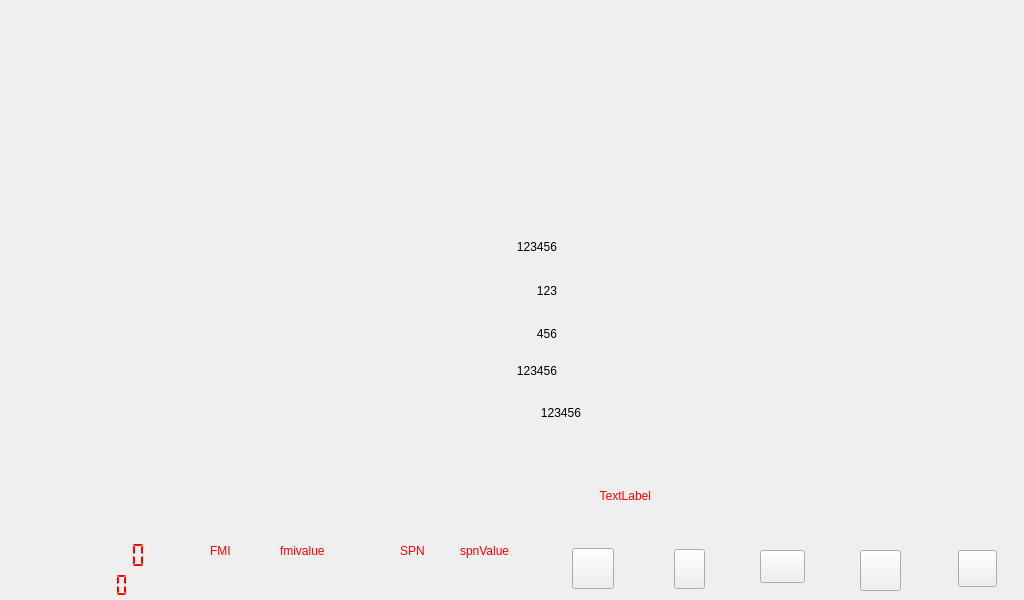
<?xml version="1.0" encoding="UTF-8"?>
<ui version="4.0">
 <class>Widget</class>
 <widget class="QWidget" name="Widget">
  <property name="geometry">
   <rect>
    <x>0</x>
    <y>0</y>
    <width>1024</width>
    <height>600</height>
   </rect>
  </property>
  <property name="windowTitle">
   <string>Widget</string>
  </property>
  <widget class="QPushButton" name="ptn_back">
   <property name="geometry">
    <rect>
     <x>760</x>
     <y>550</y>
     <width>45</width>
     <height>33</height>
    </rect>
   </property>
   <property name="styleSheet">
    <string notr="true">border-image: url(:/new/prefix1/imagejy/qihuan.png);</string>
   </property>
   <property name="text">
    <string/>
   </property>
  </widget>
  <widget class="QPushButton" name="pushButton_timesetup">
   <property name="geometry">
    <rect>
     <x>860</x>
     <y>550</y>
     <width>41</width>
     <height>41</height>
    </rect>
   </property>
   <property name="styleSheet">
    <string notr="true">border-image: url(:/new/prefix1/imagejy/setup.png);</string>
   </property>
   <property name="text">
    <string/>
   </property>
  </widget>
  <widget class="QPushButton" name="pushButton_timesetup_2">
   <property name="geometry">
    <rect>
     <x>674</x>
     <y>549</y>
     <width>31</width>
     <height>40</height>
    </rect>
   </property>
   <property name="styleSheet">
    <string notr="true">border-image: url(:/new/prefix1/imagejy/zw/tp.png);</string>
   </property>
   <property name="text">
    <string/>
   </property>
  </widget>
  <widget class="QPushButton" name="pushButton_timesetup_3">
   <property name="geometry">
    <rect>
     <x>958</x>
     <y>550</y>
     <width>39</width>
     <height>37</height>
    </rect>
   </property>
   <property name="styleSheet">
    <string notr="true">border-image: url(:/new/prefix1/imagejy/laba.png);
</string>
   </property>
   <property name="text">
    <string/>
   </property>
  </widget>
  <widget class="QLabel" name="label">
   <property name="geometry">
    <rect>
     <x>453</x>
     <y>226</y>
     <width>104</width>
     <height>42</height>
    </rect>
   </property>
   <property name="styleSheet">
    <string notr="true">font: 22pt &quot;Ubuntu&quot;;</string>
   </property>
   <property name="text">
    <string>123456</string>
   </property>
   <property name="textFormat">
    <enum>Qt::AutoText</enum>
   </property>
   <property name="alignment">
    <set>Qt::AlignRight|Qt::AlignTrailing|Qt::AlignVCenter</set>
   </property>
  </widget>
  <widget class="QLabel" name="label_2">
   <property name="geometry">
    <rect>
     <x>453</x>
     <y>270</y>
     <width>104</width>
     <height>42</height>
    </rect>
   </property>
   <property name="styleSheet">
    <string notr="true">font: 22pt &quot;Ubuntu&quot;;</string>
   </property>
   <property name="text">
    <string>&lt;html&gt;&lt;head/&gt;&lt;body&gt;&lt;p&gt;123&lt;span style=&quot; font-size:20pt;&quot;&gt;&lt;br/&gt;&lt;/span&gt;&lt;/p&gt;&lt;/body&gt;&lt;/html&gt;</string>
   </property>
   <property name="alignment">
    <set>Qt::AlignRight|Qt::AlignTrailing|Qt::AlignVCenter</set>
   </property>
  </widget>
  <widget class="QLabel" name="label_3">
   <property name="geometry">
    <rect>
     <x>453</x>
     <y>313</y>
     <width>104</width>
     <height>42</height>
    </rect>
   </property>
   <property name="styleSheet">
    <string notr="true">font: 22pt &quot;Ubuntu&quot;;</string>
   </property>
   <property name="text">
    <string>&lt;html&gt;&lt;head/&gt;&lt;body&gt;&lt;p&gt;456&lt;/p&gt;&lt;/body&gt;&lt;/html&gt;</string>
   </property>
   <property name="alignment">
    <set>Qt::AlignRight|Qt::AlignTrailing|Qt::AlignVCenter</set>
   </property>
  </widget>
  <widget class="QLabel" name="label_4">
   <property name="geometry">
    <rect>
     <x>453</x>
     <y>357</y>
     <width>104</width>
     <height>42</height>
    </rect>
   </property>
   <property name="styleSheet">
    <string notr="true">font: 22pt &quot;Ubuntu&quot;;</string>
   </property>
   <property name="text">
    <string>&lt;html&gt;&lt;head/&gt;&lt;body&gt;&lt;p&gt;123456&lt;br/&gt;&lt;/p&gt;&lt;/body&gt;&lt;/html&gt;</string>
   </property>
   <property name="alignment">
    <set>Qt::AlignRight|Qt::AlignTrailing|Qt::AlignVCenter</set>
   </property>
  </widget>
  <widget class="QLabel" name="label_5">
   <property name="geometry">
    <rect>
     <x>430</x>
     <y>400</y>
     <width>151</width>
     <height>41</height>
    </rect>
   </property>
   <property name="styleSheet">
    <string notr="true">font: 22pt &quot;Ubuntu&quot;;</string>
   </property>
   <property name="text">
    <string>&lt;html&gt;&lt;head/&gt;&lt;body&gt;&lt;p&gt;123456&lt;br/&gt;&lt;/p&gt;&lt;/body&gt;&lt;/html&gt;</string>
   </property>
   <property name="alignment">
    <set>Qt::AlignRight|Qt::AlignTrailing|Qt::AlignVCenter</set>
   </property>
  </widget>
  <widget class="QLabel" name="label_6">
   <property name="geometry">
    <rect>
     <x>380</x>
     <y>100</y>
     <width>441</width>
     <height>51</height>
    </rect>
   </property>
   <property name="text">
    <string>&lt;html&gt;&lt;head/&gt;&lt;body&gt;&lt;p&gt;&lt;br/&gt;&lt;/p&gt;&lt;/body&gt;&lt;/html&gt;</string>
   </property>
  </widget>
  <widget class="QLCDNumber" name="lcdNumber">
   <property name="geometry">
    <rect>
     <x>30</x>
     <y>570</y>
     <width>101</width>
     <height>31</height>
    </rect>
   </property>
   <property name="styleSheet">
    <string notr="true">color: rgb(255, 0, 0);</string>
   </property>
   <property name="frameShape">
    <enum>QFrame::NoFrame</enum>
   </property>
   <property name="digitCount">
    <number>8</number>
   </property>
   <property name="segmentStyle">
    <enum>QLCDNumber::Flat</enum>
   </property>
  </widget>
  <widget class="QLCDNumber" name="lcdNumber_2">
   <property name="geometry">
    <rect>
     <x>10</x>
     <y>540</y>
     <width>141</width>
     <height>31</height>
    </rect>
   </property>
   <property name="autoFillBackground">
    <bool>false</bool>
   </property>
   <property name="styleSheet">
    <string notr="true">color: rgb(255, 0, 0);</string>
   </property>
   <property name="frameShape">
    <enum>QFrame::NoFrame</enum>
   </property>
   <property name="smallDecimalPoint">
    <bool>false</bool>
   </property>
   <property name="numDigits">
    <number>10</number>
   </property>
   <property name="segmentStyle">
    <enum>QLCDNumber::Flat</enum>
   </property>
  </widget>
  <widget class="QLabel" name="label_7">
   <property name="geometry">
    <rect>
     <x>210</x>
     <y>530</y>
     <width>41</width>
     <height>41</height>
    </rect>
   </property>
   <property name="styleSheet">
    <string notr="true">color: rgb(255, 0, 0);
font: 75 italic 18pt &quot;Ubuntu&quot;;</string>
   </property>
   <property name="text">
    <string>FMI</string>
   </property>
  </widget>
  <widget class="QLabel" name="label_8">
   <property name="geometry">
    <rect>
     <x>400</x>
     <y>530</y>
     <width>51</width>
     <height>41</height>
    </rect>
   </property>
   <property name="styleSheet">
    <string notr="true">color: rgb(255, 0, 0);
font: 75 italic 18pt &quot;Ubuntu&quot;;</string>
   </property>
   <property name="text">
    <string>SPN</string>
   </property>
  </widget>
  <widget class="QLabel" name="label_9">
   <property name="geometry">
    <rect>
     <x>280</x>
     <y>530</y>
     <width>91</width>
     <height>41</height>
    </rect>
   </property>
   <property name="styleSheet">
    <string notr="true">color: rgb(255, 0, 0);
font: 75 italic 18pt &quot;Ubuntu&quot;;</string>
   </property>
   <property name="text">
    <string>fmivalue</string>
   </property>
  </widget>
  <widget class="QLabel" name="label_10">
   <property name="geometry">
    <rect>
     <x>460</x>
     <y>530</y>
     <width>101</width>
     <height>41</height>
    </rect>
   </property>
   <property name="styleSheet">
    <string notr="true">color: rgb(255, 0, 0);
font: 75 italic 18pt &quot;Ubuntu&quot;;</string>
   </property>
   <property name="text">
    <string>spnValue</string>
   </property>
  </widget>
  <widget class="QLabel" name="label_showCan">
   <property name="geometry">
    <rect>
     <x>410</x>
     <y>470</y>
     <width>241</width>
     <height>51</height>
    </rect>
   </property>
   <property name="styleSheet">
    <string notr="true">color: rgb(255, 0, 0);
font: 75 italic 22pt &quot;Ubuntu&quot;;</string>
   </property>
   <property name="text">
    <string>TextLabel</string>
   </property>
   <property name="alignment">
    <set>Qt::AlignRight|Qt::AlignTrailing|Qt::AlignVCenter</set>
   </property>
  </widget>
  <widget class="QPushButton" name="MediaPlayBtn">
   <property name="geometry">
    <rect>
     <x>572</x>
     <y>548</y>
     <width>42</width>
     <height>41</height>
    </rect>
   </property>
   <property name="styleSheet">
    <string notr="true">border-image: url(:/new/prefix1/imagejy/zw/mplayer.png);</string>
   </property>
   <property name="text">
    <string/>
   </property>
  </widget>
 </widget>
 <layoutdefault spacing="6" margin="11"/>
 <resources/>
 <connections/>
</ui>
